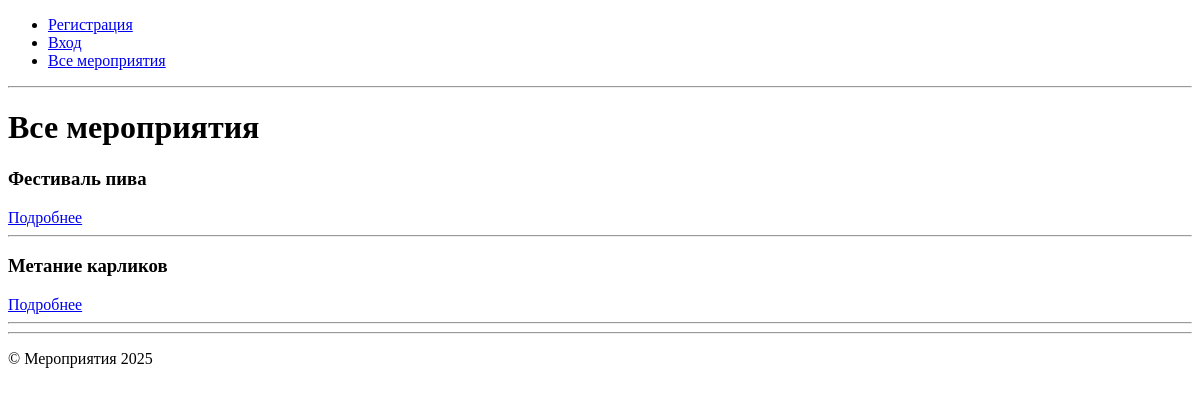
The app's page /, older data.
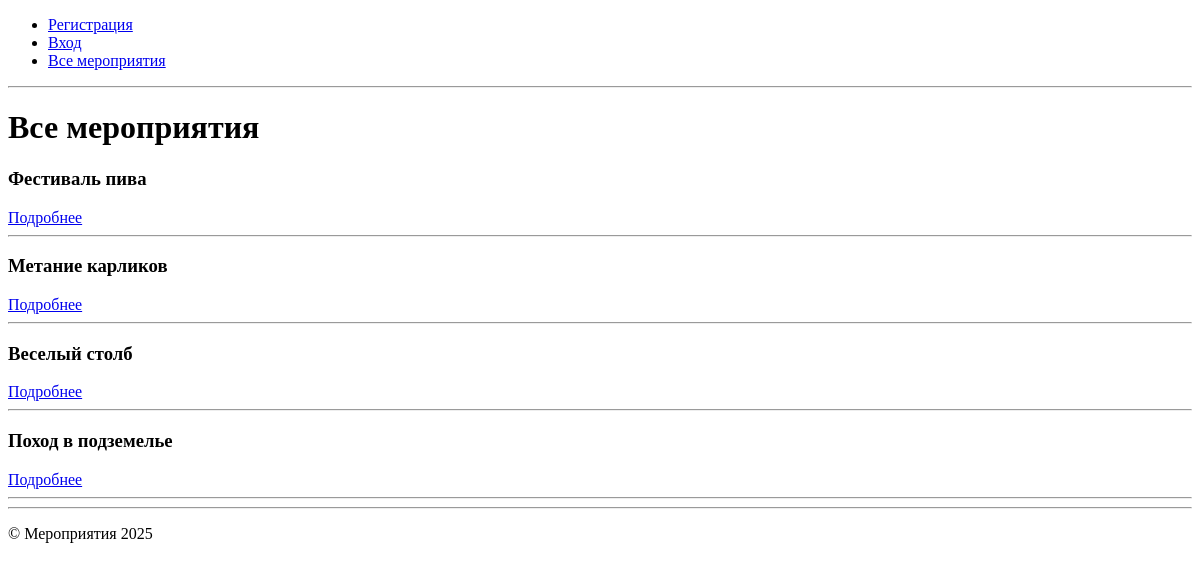
The same page, newer data.
### Events/models.py (models this page shows, shortened)
class Event(models.Model):
    name = models.CharField(verbose_name="Название мероприятия", unique=True, max_length=200)
    description = models.TextField(
        verbose_name="Описание мероприятия"
    )
    organizer = models.ForeignKey(
        User,
        on_delete=models.CASCADE,
        blank=True,
        null=True,
        related_name='organized_events',
        help_text="Организатор этого мероприятия"
    )
    participants = models.ManyToManyField(
        User,
        through = "Participation", # через какую таблицу связывает
        through_fields= ("event", "participant"), # через какие поля в этой таблице
        blank=True, # поле может быть пустым, если никто не пришел
        related_name='participanting_events',
        help_text="Мероприятие, в котором участвует пользователь"
    )

### Events/views.py (the view)
# urls.py: path('', views.EventListView.as_view(), name='event_list'),
class EventListView(ListView):
    model = Event
    template_name = "events/event_list.html"
    context_object_name = "events"

### Events/templates/events/event_list.html (shortened to what this page needs)
{% extends 'events/base.html' %}
{% block content %}
<h1>Все мероприятия</h1>
{% for event in events %}
    <div>
        <h3>{{ event.name }}</h3>
        <a href="{% url 'event_detail' event.id %}">Подробнее</a>
    </div>
    <hr>
{% empty %}
    <p>Мероприятий пока нет</p>
{% endfor %}
{% endblock %}

### Events/templates/events/base.html (shortened to what this page needs)
<!DOCTYPE html>
<html lang="ru">
<head>
</head>
<body>
    <header>
        <nav>
            <ul class="nav-ul">
                {% if user.is_authenticated %}
                <li class="nav-li">
                    <form method="post" action="{% url 'logout' %}" style="display: inline;">
                        {% csrf_token %}
                        <button type="submit" style="
            background: none;
            border: none;
            cursor: pointer;
            color: inherit; /* Наследует цвет текста от родителя (как у ссылки) */
            text-decoration: underline; /* Добавляет подчёркивание, как у ссылки */
            font: inherit; /* Наследует шрифт от родителя */
            padding: 0; /* Убирает внутренние отступы */
            margin: 0; /* Убирает внешние отступы */
        ">Выход</button>
                    </form>
                </li>
                <li class="nav-li"></a><a href="{% url 'event_create' %}">Создать мероприятие</a></li>
                {% else %}
                <li class="nav-li"><a href="{% url 'signup' %}">Регистрация</a></li>
                <li class="nav-li"><a href="{% url 'login' %}">Вход</a></li>
                {% endif %}
                <li class="nav-li"></a><a href="{% url 'event_list' %}">Все мероприятия</a></li>
            </ul>
        </nav>
        <hr>
    </header>
    <main>
        {% block content %}
        {% endblock %}
    </main>
    <footer>
        <hr>
        <p>© Мероприятия 2025</p>
    </footer>
</body>
</html>

Row changes from the older to the newer data that the page shows:
added Event: name "Веселый столб"
added Event: name "Поход в подземелье"
